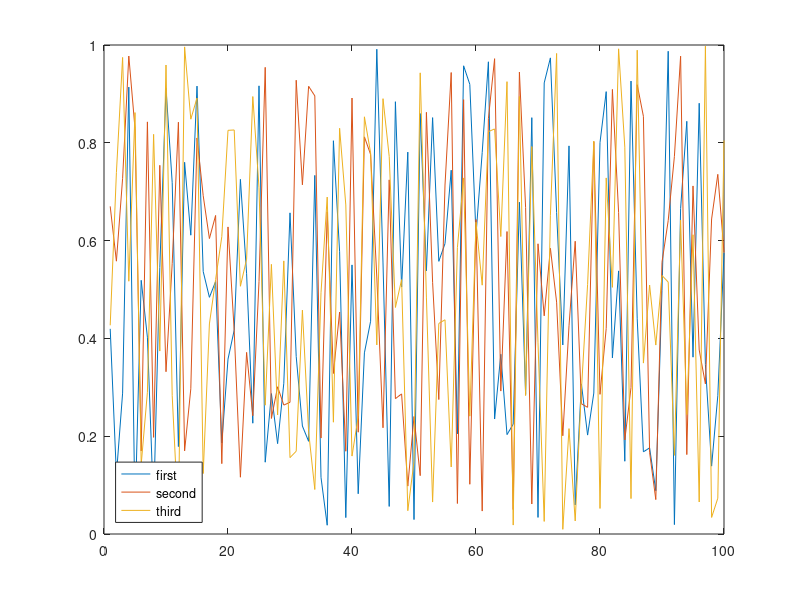

This chart was generated by the following MATLAB code:
function result = test_legend_010
result = false;
a = figure;
plot(rand(100,3));
legend('first','second','third','location','southwest');
drawnow;
close(a);
result = true;
